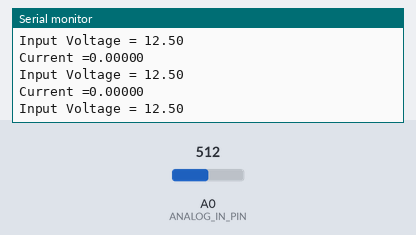
The sketch below on a simulated Arduino Uno, built with avr-gcc and run on an emulated ATmega328P. Parts: the last lines printed to the serial monitor. The test bench sets the inputs (shaded band); at power-on: A0 (ANALOG_IN_PIN) = 512.

Above: at 1.2 s.
1.3 s: A0 (ANALOG_IN_PIN) set to 421
At 2.2 s:
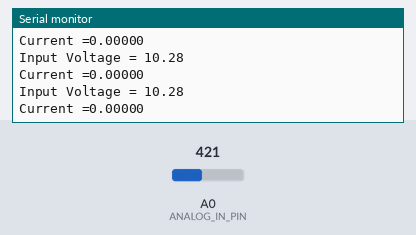
4.3 s: A0 (ANALOG_IN_PIN) set to 398
At 5.3 s:
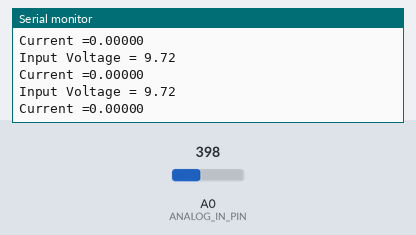
Timing chart, 0 to 7.3 s (numbered marks = the images above; inputs shaded):
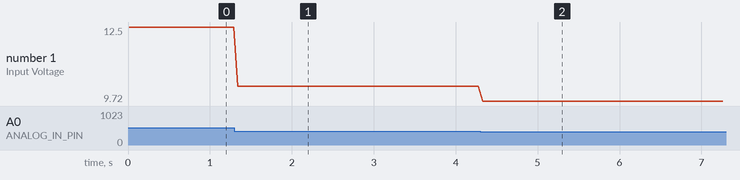

Measured:
- after the input at 1.3 s, the serial monitor: prints a new line at once (image 1)
- after the input at 4.3 s, the serial monitor: prints a new line at once (image 2)
- plotted number 1: 12.5 → 10.28 after the input at 1.3 s, 10.28 → 9.72 after the input at 4.3 s

The sketch:

arduino_voltage_sensor.ino
```cpp
#define ANALOG_IN_PIN A0

// Floats for ADC voltage & Input voltage
float adc_voltage = 0.0;
float in_voltage = 0.0;
float current=0.0;

// Floats for resistor values in divider (in ohms)
float R1 = 30000.0;
//+442000
float R2 = 7500.0;

// Float for Reference Voltage
float ref_voltage = 5.0;

// Integer for ADC value
int adc_value = 0;

void setup()
{
   // Setup Serial Monitor
   Serial.begin(9600);
   Serial.println("DC Voltage Test");
}

void loop()
{
   // Read the Analog Input
   adc_value = analogRead(ANALOG_IN_PIN);

   // Determine voltage at ADC input
   adc_voltage  = (adc_value * ref_voltage) / 1024.0;

   // Calculate voltage at divider input
   in_voltage = adc_voltage / (R2/(R1+R2)) ;

   // Print results to Serial Monitor to 2 decimal places
  Serial.print("Input Voltage = ");
  Serial.println(in_voltage, 2);
  //current = (in_voltage/(R1+R2));
  Serial.print("Current =");
  Serial.println(current, 5);

  // Short delay
  delay(50);
}
```
